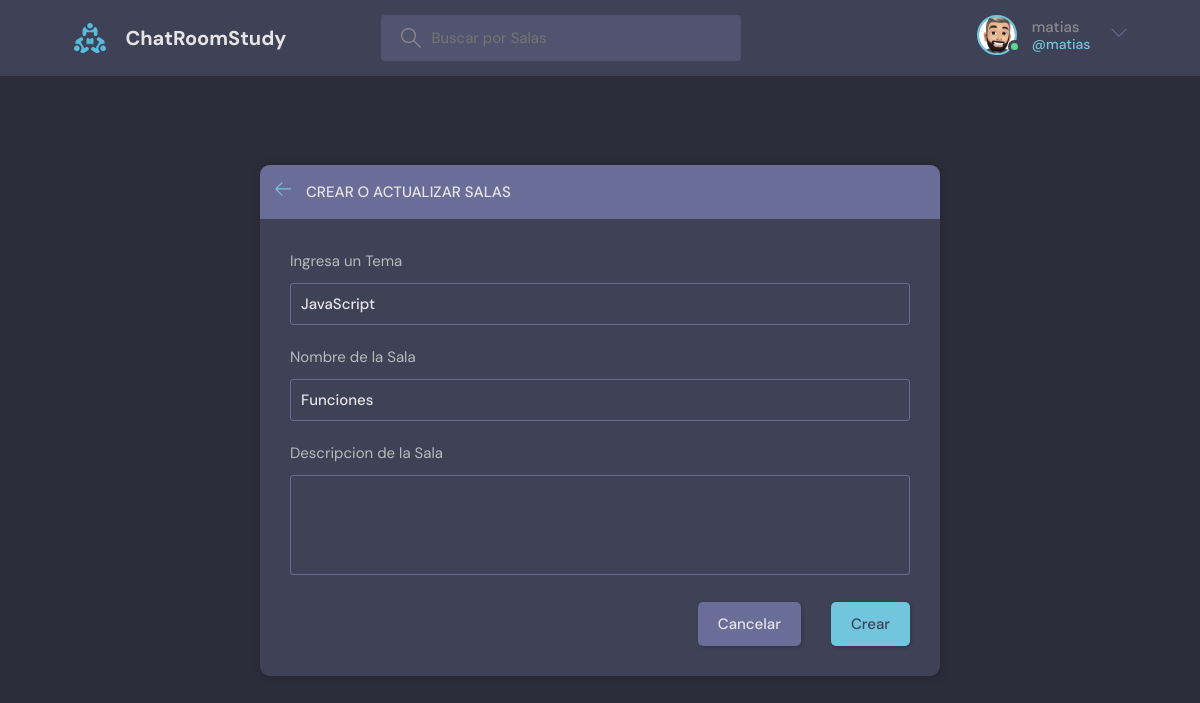
/update-room/11/ (signed in), run on the app's committed database.
### base/models.py (models this page shows, shortened)
class User(AbstractUser):
    name = models.CharField(max_length=200, null=True, verbose_name="Nombre")
    email = models.EmailField(unique=True, null=True)
    bio = models.TextField(null=True, verbose_name='Biografia')
    avatar = models.ImageField(null=True, default="avatar.svg")
    USERNAME_FIELD = 'email'
    REQUIRED_FIELDS = ['username']

class Room(models.Model):
    host = models.ForeignKey(User, on_delete=models.SET_NULL, null=True, verbose_name='Usuario')
    topic = models.ForeignKey(Topic, on_delete=models.CASCADE, null=True, verbose_name='Tema')
    name = models.CharField(max_length=200, verbose_name='Nombre')
    description = models.TextField(null=True, blank=True, verbose_name='Descripcion')
    participants = models.ManyToManyField(User, related_name='participants', blank=True, verbose_name='Participantes')
    updated = models.DateTimeField(auto_now=True, verbose_name='Actualizado')
    created = models.DateTimeField(auto_now_add=True, verbose_name='Creado')
    class Meta:
        verbose_name = 'Sala'
        verbose_name_plural = 'Salas'
        ordering = ['-updated', '-created']

class Topic(models.Model):
    name = models.CharField(max_length=200, verbose_name="Nombre")
    class Meta:
        verbose_name = 'Tema'
        verbose_name_plural = 'Temas'

### base/views.py (the view, shortened to what this page needs)
# urls.py: path('update-room/<str:pk>/', views.updateRoom, name="update-room"),
@login_required(login_url='login')
def updateRoom(request, pk):
    room = Room.objects.get(id=pk)
    form = RoomForm(instance=room)
    topics = Topic.objects.all()
    if request.user != room.host:
        return HttpResponse('No tienes permitida esta acción!!')
    context = {'form': form, 'topics': topics, 'room': room}
    return render(request, 'base/room_form.html', context)

### base/forms.py
class RoomForm(ModelForm):
    class Meta:
        model = Room
        fields = '__all__'
        exclude = ['host', 'participants']

### base/templates/base/room_form.html (shortened to what this page needs)
{% extends 'main.html' %}
{% block content %}
<main class="create-room layout">
  <div class="container">
    <div class="layout__box">
      <div class="layout__boxHeader">
        <div class="layout__boxTitle">
          <a href="{{request.META.HTTP_REFERER}}">
            <svg version="1.1" xmlns="http://www.w3.org/2000/svg" width="32" height="32" viewBox="0 0 32 32">
              <title>arrow-left</title>
              <path
                d="M13.723 2.286l-13.723 13.714 13.719 13.714 1.616-1.611-10.96-10.96h27.625v-2.286h-27.625l10.965-10.965-1.616-1.607z">
              </path>
            </svg>
          </a>
          <h3>Crear o Actualizar Salas</h3>
        </div>
      </div>
      <div class="layout__body">
        <form class="form" action="" method="POST">
          <div class="form__group">
            <label for="room_topic">Ingresa un Tema</label>
            <input required type="text" value="{{room.topic.name}}" name="topic" list="topic-list" />
          </div>
          <div class="form__group">
            <label for="room_name">Nombre de la Sala</label>
            {{form.name}}
          </div>
          <div class="form__group">
            <label for="room_description">Descripcion de la Sala</label>
            {{form.description}}
          </div>
          <div class="form__action">
            <a class="btn btn--dark" href="{{request.META.HTTP_REFERER}}">Cancelar</a>
            <button class="btn btn--main" type="submit">Crear</button>
          </div>
        </form>
      </div>
    </div>
  </div>
</main>
{% endblock content %}

### templates/navbar.html (shortened to what this page needs)
{% load static %}
<header class="header header--loggedIn">
    <div class="container">
        <a href="{% url 'home' %}" class="header__logo">
            <img src="{% static 'images/logo.svg' %}" />
            <h1>ChatRoomStudy</h1>
        </a>
        <form class="header__search" method="GET" action="{% url 'home' %}">
            <label>
                <input name="q" placeholder="Buscar por Salas" />
            </label>
        </form>
        <nav class="header__menu">
            {% if request.user.is_authenticated %}
            <div class="header__user">
                <a href="{% url 'update-user' %}">
                    <div class="avatar avatar--medium active">
                        <img src="{{request.user.avatar.url}}" />
                    </div>
                    <p>{{request.user.username}} <span>@{{request.user.username}}</span></p>
                </a>
                <button class="dropdown-button">
                    <svg version="1.1" xmlns="http://www.w3.org/2000/svg" width="32" height="32" viewBox="0 0 32 32">
                        <title>chevron-down</title>
                        <path d="M16 21l-13-13h-3l16 16 16-16h-3l-13 13z"></path>
                    </svg>
                </button>
            </div>
            {% else %}
            <a href="{% url 'login' %}">
                <img src="{% static 'images/avatar.svg' %}" />
                <p>Login</p>
            </a>
            {% endif %}
        </nav>
    </div>
</header>

### data on the page
User: user.avatar (picture), user.username "matias"
Room: topic "JavaScript", name "Funciones"
